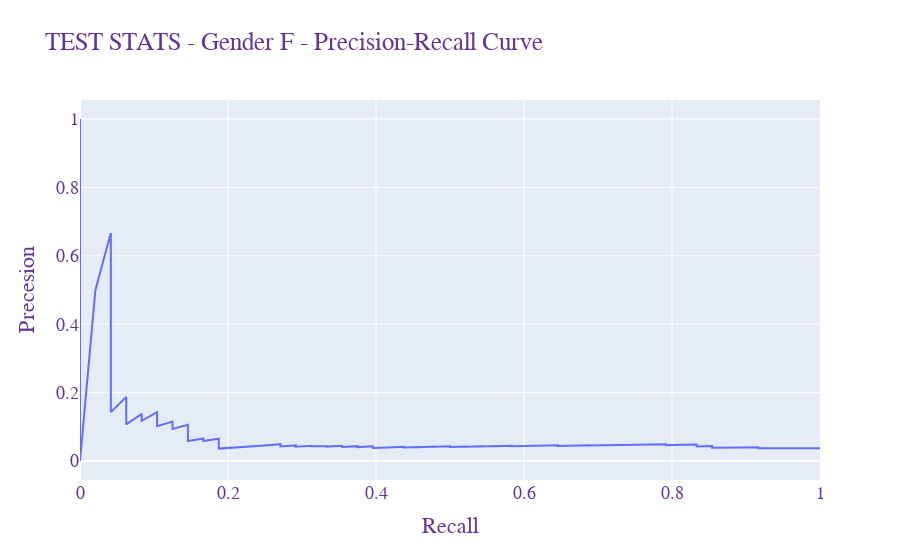

Notebook code for this chart:
### Code cell
evaluate(model, test_F, test_F_labels, "TEST STATS - Gender F")

### Figure 1 — Plotly figure (JSON) as saved in the notebook; plotly's stock layout.template omitted (floating-point values rounded to 4 significant figures; data arrays with more than 128 entries replaced by an {"elided": "..."} marker saying what was removed)
{"data": [{"type": "scatter", "x": {"elided": "1123 float values"}, "y": {"elided": "1123 float values"}}], "layout": {"font": {"color": "RebeccaPurple", "family": "Courier New, monospace", "size": 18}, "legend": {"title": {"text": "Legend Title"}}, "title": {"text": "TEST STATS - Gender F - Precision-Recall Curve"}, "xaxis": {"title": {"text": "Recall"}}, "yaxis": {"title": {"text": "Precesion"}}}}
